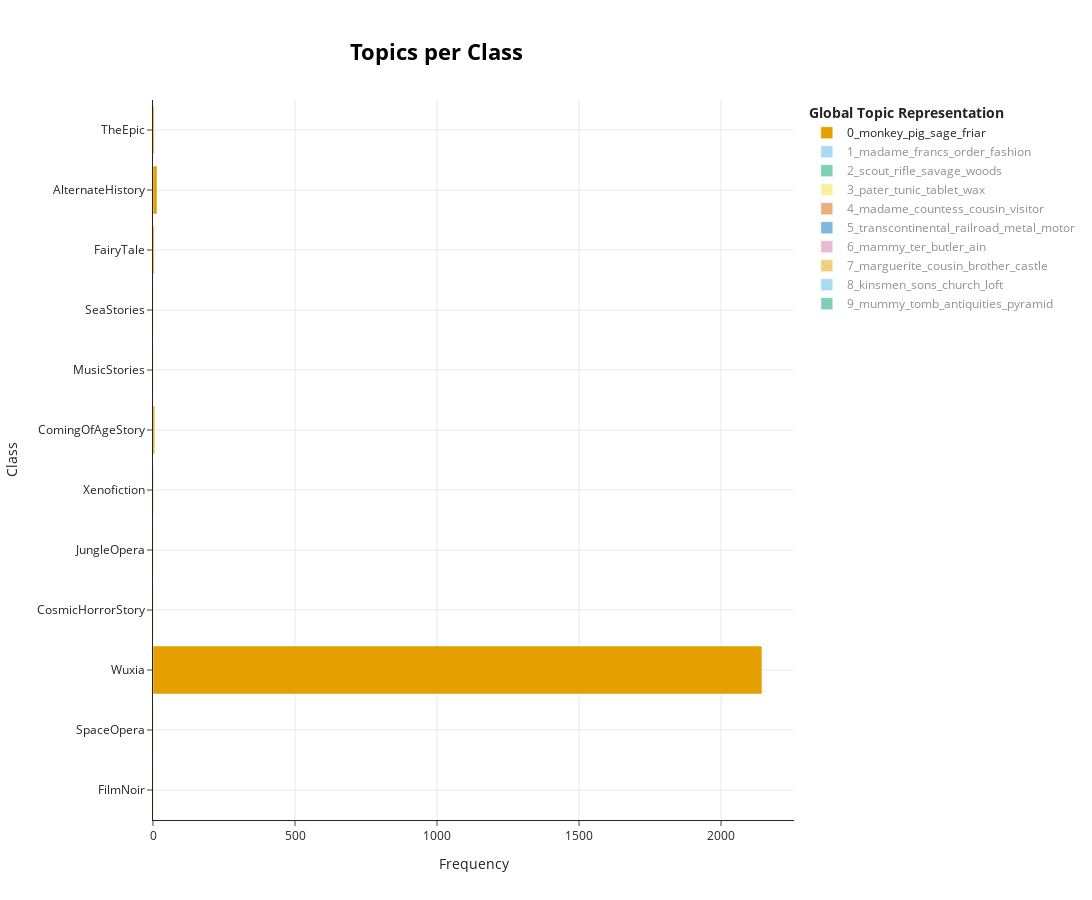

Notebook code cell kept with this figure:
### Code cell
genre_csv = pd.read_csv("lit_goodreads_genre_filtered.csv")
book_genre_map = {book_id: genre_csv[genre_csv["title_id"] == book_id]["Trope"].to_list()[0]  for book_id in set(doc_ids)}
tropes = [book_genre_map[doc_id] for doc_id in doc_ids]

# df = topic_model.get_topic_info()

topics_per_class = topic_model.topics_per_class(docs, tropes)
topic_model.visualize_topics_per_class(topics_per_class)

### Figure 1 — Plotly figure (JSON) as saved in the notebook; plotly's stock layout.template omitted (floating-point values rounded to 4 significant figures)
{"data": [{"hoverinfo": "text", "hovertext": ["<b>Topic 0</b><br>Words: monster, water, old, nonsense, path", "<b>Topic 0</b><br>Words: great, journey, treasure, food, terrible", "<b>Topic 0</b><br>Words: monkey, pig, sage, friar, demon", "<b>Topic 0</b><br>Words: staff, true, earth, brothers, bowl", "<b>Topic 0</b><br>Words: great, journey, treasure, food, terrible", "<b>Topic 0</b><br>Words: palace, emperor, horse, sun, kings", "<b>Topic 0</b><br>Words: monkey, spirit, golden, great, monsters", "<b>Topic 0</b><br>Words: king, local, food, pigs, sea", "<b>Topic 0</b><br>Words: demon, demons, monkeys, hall, flowers", "<b>Topic 0</b><br>Words: monks, monastery, palace, powers, magic", "<b>Topic 0</b><br>Words: monkey, bodhisattva, evil, priest, monster", "<b>Topic 0</b><br>Words: demon, monkeys, horse, clouds, dragons"], "marker": {"color": "#E69F00"}, "name": "0_monkey_pig_sage_friar", "orientation": "h", "type": "bar", "visible": true, "x": [1, 1, 2144, 1, 1, 2, 6, 1, 1, 4, 14, 4], "y": ["FilmNoir", "SpaceOpera", "Wuxia", "CosmicHorrorStory", "JungleOpera", "Xenofiction", "ComingOfAgeStory", "MusicStories", "SeaStories", "FairyTale", "AlternateHistory", "TheEpic"]}, {"hoverinfo": "text", "hovertext": ["<b>Topic 1</b><br>Words: evening, women, pay, mind, day", "<b>Topic 1</b><br>Words: madame, francs, order, fashion, monsieur", "<b>Topic 1</b><br>Words: same, sort, large, little, other", "<b>Topic 1</b><br>Words: order, evening, tone, women, young", "<b>Topic 1</b><br>Words: madame, francs, order, fashion, monsieur", "<b>Topic 1</b><br>Words: young, same, fellow, other, love", "<b>Topic 1</b><br>Words: madame, francs, order, fashion, monsieur", "<b>Topic 1</b><br>Words: women, young, other, present, man", "<b>Topic 1</b><br>Words: air, woman, time, more, word", "<b>Topic 1</b><br>Words: fashion, women, ladies, other, woman", "<b>Topic 1</b><br>Words: little, man, mind, close, great", "<b>Topic 1</b><br>Words: appearance, others, middle, state, business", "<b>Topic 1</b><br>Words: evening, tone, appearance, spite, women", "<b>Topic 1</b><br>Words: evening, midst, furniture, spite, bohemian", "<b>Topic 1</b><br>Words: fashion, evening, furniture, young, front", "<b>Topic 1</b><br>Words: tone, clerk, appearance, round, young", "<b>Topic 1</b><br>Words: madame, fashion, appearance, young, style", "<b>Topic 1</b><br>Words: evening, women, front, carriage, while", "<b>Topic 1</b><br>Words: order, young, front, little, side", "<b>Topic 1</b><br>Words: madame, entire, round, front, same"], "marker": {"color": "#56B4E9"}, "name": "1_madame_francs_order_fashion", "orientation": "h", "type": "bar", "visible": "legendonly", "x": [2, 622, 1, 6, 621, 1, 589, 2, 1, 2, 2, 1, 2, 4, 6, 7, 15, 5, 2, 5], "y": ["FilmNoir", "SpaceOpera", "CosmicHorrorStory", "HistoricalDetectiveFiction", "JungleOpera", "Xenofiction", "ComingOfAgeStory", "HistoricalFiction", "SlipstreamGenre", "PsychologicalThriller", "CriminalProcedural", "MusicStories", "SeaStories", "QueerRomance", "FairyTale", "AlternateHistory", "Cyberpunk", "TheEpic", "SexComedy", "NewWeird"]}, {"hoverinfo": "text", "hovertext": ["<b>Topic 2</b><br>Words: scout, rifle, savage, woods, warrior", "<b>Topic 2</b><br>Words: such, major, cover, men, stream", "<b>Topic 2</b><br>Words: scout, rifle, savage, woods, warrior", "<b>Topic 2</b><br>Words: enemy, cover, men, necessary, deliberate", "<b>Topic 2</b><br>Words: woods, tribe, enemies, enemy, forest", "<b>Topic 2</b><br>Words: scout, rifle, savage, woods, warrior", "<b>Topic 2</b><br>Words: savage, tomahawk, air, friend, place", "<b>Topic 2</b><br>Words: scout, manner, eye, distance, air", "<b>Topic 2</b><br>Words: low, bushes, words, moment, whole", "<b>Topic 2</b><br>Words: countenance, manner, trail, fort, wilderness", "<b>Topic 2</b><br>Words: silent, men, words, many, content"], "marker": {"color": "#009E73"}, "name": "2_scout_rifle_savage_woods", "orientation": "h", "type": "bar", "visible": "legendonly", "x": [557, 1, 555, 2, 4, 560, 2, 3, 2, 8, 1], "y": ["SpaceOpera", "HistoricalDetectiveFiction", "JungleOpera", "Xenofiction", "ComingOfAgeStory", "SeaStories", "FairyTale", "AlternateHistory", "Cyberpunk", "TheEpic", "NewWeird"]}, {"hoverinfo": "text", "hovertext": ["<b>Topic 3</b><br>Words: father, eyes, head, girl, mouth", "<b>Topic 3</b><br>Words: eyes, look, small, mother, road", "<b>Topic 3</b><br>Words: gold, face, help, warm, hand", "<b>Topic 3</b><br>Words: hair, girls, eyes, boy, doctor", "<b>Topic 3</b><br>Words: pater, tunic, tablet, wax, marble", "<b>Topic 3</b><br>Words: slave, boy, boat, doorway, wine", "<b>Topic 3</b><br>Words: water, eyes, head, ship, dark", "<b>Topic 3</b><br>Words: eyes, head, flute, brown, tears", "<b>Topic 3</b><br>Words: eyes, blue, breath, beach, road"], "marker": {"color": "#F0E442"}, "name": "3_pater_tunic_tablet_wax", "orientation": "h", "type": "bar", "visible": "legendonly", "x": [1, 1, 1, 1, 1551, 2, 4, 1, 2], "y": ["SpaceOpera", "CosmicHorrorStory", "Xenofiction", "ComingOfAgeStory", "SeaStories", "QueerRomance", "AlternateHistory", "TheEpic", "NewWeird"]}, {"hoverinfo": "text", "hovertext": ["<b>Topic 4</b><br>Words: little, good, girl, sense, visit", "<b>Topic 4</b><br>Words: madame, countess, cousin, visitor, companion", "<b>Topic 4</b><br>Words: person, more, woman, only, matter", "<b>Topic 4</b><br>Words: madame, countess, cousin, visitor, companion", "<b>Topic 4</b><br>Words: very, afraid, young, person, much", "<b>Topic 4</b><br>Words: little, moment, girl, such, more", "<b>Topic 4</b><br>Words: manner, woman, love, part, other", "<b>Topic 4</b><br>Words: great, friend, moment, good, husbands", "<b>Topic 4</b><br>Words: afraid, husband, ones, poor, little", "<b>Topic 4</b><br>Words: deal, afraid, great, friend, lady", "<b>Topic 4</b><br>Words: husband, much, good, better, sense", "<b>Topic 4</b><br>Words: deal, friend, much, good, sense", "<b>Topic 4</b><br>Words: idea, less, interest, least, pleasant"], "marker": {"color": "#D55E00"}, "name": "4_madame_countess_cousin_visitor", "orientation": "h", "type": "bar", "visible": "legendonly", "x": [1, 759, 1, 762, 3, 1, 1, 2, 2, 1, 4, 3, 1], "y": ["FilmNoir", "SpaceOpera", "HistoricalDetectiveFiction", "JungleOpera", "ComingOfAgeStory", "HistoricalFiction", "GeniusThriller", "SeaStories", "QueerRomance", "FairyTale", "AlternateHistory", "TheEpic", "NewWeird"]}, {"hoverinfo": "text", "hovertext": ["<b>Topic 5</b><br>Words: voice, public, country, job, face", "<b>Topic 5</b><br>Words: voice, desk, smile, face, work", "<b>Topic 5</b><br>Words: steel, voice, job, face, telephone", "<b>Topic 5</b><br>Words: wish, sound, moment, years, engine", "<b>Topic 5</b><br>Words: transcontinental, railroad, metal, motor, steel", "<b>Topic 5</b><br>Words: matter, last, time, price, day", "<b>Topic 5</b><br>Words: metal, plane, job, face, kind"], "marker": {"color": "#0072B2"}, "name": "5_transcontinental_railroad_metal_motor", "orientation": "h", "type": "bar", "visible": "legendonly", "x": [3, 1, 3, 1, 1523, 1, 2], "y": ["SpaceOpera", "CosmicHorrorStory", "Xenofiction", "HistoricalFiction", "AlternateHistory", "Cyberpunk", "NewWeird"]}, {"hoverinfo": "text", "hovertext": ["<b>Topic 6</b><br>Words: house, mind, dress, pleasant, dollars", "<b>Topic 6</b><br>Words: money, ladies, town, girls, house", "<b>Topic 6</b><br>Words: money, carriage, face, heart, mist", "<b>Topic 6</b><br>Words: money, ladies, town, girls, house", "<b>Topic 6</b><br>Words: money, baby, home, town, house", "<b>Topic 6</b><br>Words: ladies, war, old, boys, south", "<b>Topic 6</b><br>Words: war, old, child, pleasant, voice", "<b>Topic 6</b><br>Words: ter, war, baby, house, fer", "<b>Topic 6</b><br>Words: money, war, home, girls, women", "<b>Topic 6</b><br>Words: house, face, mind, say, new", "<b>Topic 6</b><br>Words: mammy, ter, butler, ain, prissy"], "marker": {"color": "#CC79A7"}, "name": "6_mammy_ter_butler_ain", "orientation": "h", "type": "bar", "visible": "legendonly", "x": [1, 4, 2, 5, 6, 4, 1, 1, 3, 1, 1466], "y": ["FilmNoir", "SpaceOpera", "CosmicHorrorStory", "JungleOpera", "Xenofiction", "ComingOfAgeStory", "QueerRomance", "FairyTale", "AlternateHistory", "Cyberpunk", "TheEpic"]}, {"hoverinfo": "text", "hovertext": ["<b>Topic 7</b><br>Words: cousin, brother, lord, bedchamber, chamber", "<b>Topic 7</b><br>Words: much, eyes, own, fool, man", "<b>Topic 7</b><br>Words: such, man, able, blood, word", "<b>Topic 7</b><br>Words: bed, fear, own, man, sure", "<b>Topic 7</b><br>Words: king, men, bed, death, years", "<b>Topic 7</b><br>Words: much, eyes, own, fool, man", "<b>Topic 7</b><br>Words: mouth, face, eyes, man, blood", "<b>Topic 7</b><br>Words: marguerite, cousin, brother, castle, lord", "<b>Topic 7</b><br>Words: brother, brothers, battle, mouth, years", "<b>Topic 7</b><br>Words: king, castle, battle, bed, truth", "<b>Topic 7</b><br>Words: eyes, sure, last, hair, word"], "marker": {"color": "#E69F00"}, "name": "7_marguerite_cousin_brother_castle", "orientation": "h", "type": "bar", "visible": "legendonly", "x": [2, 2, 1, 1, 2, 2, 1, 1445, 4, 5, 1], "y": ["MilitaryScienceFiction", "SpaceOpera", "CosmicHorrorStory", "TheWestern", "HistoricalDetectiveFiction", "JungleOpera", "Xenofiction", "ComingOfAgeStory", "HistoricalFiction", "AlternateHistory", "TheEpic"]}, {"hoverinfo": "text", "hovertext": ["<b>Topic 8</b><br>Words: estate, king, man, face, small", "<b>Topic 8</b><br>Words: children, men, woman, women, lap", "<b>Topic 8</b><br>Words: child, saint, father, husband, son", "<b>Topic 8</b><br>Words: church, father, children, mother, son", "<b>Topic 8</b><br>Words: kinsmen, sons, church, loft, maiden", "<b>Topic 8</b><br>Words: saint, arms, sorrow, man, face", "<b>Topic 8</b><br>Words: father, people, face, little, many", "<b>Topic 8</b><br>Words: father, bed, hearth, birth, pale", "<b>Topic 8</b><br>Words: church, children, bed, boy, young"], "marker": {"color": "#56B4E9"}, "name": "8_kinsmen_sons_church_loft", "orientation": "h", "type": "bar", "visible": "legendonly", "x": [1, 1, 3, 3, 1442, 1, 1, 3, 3], "y": ["SpaceOpera", "TheWestern", "HistoricalDetectiveFiction", "ComingOfAgeStory", "HistoricalFiction", "CriminalProcedural", "QueerRomance", "AlternateHistory", "TheEpic"]}, {"hoverinfo": "text", "hovertext": ["<b>Topic 9</b><br>Words: course, hand, sure, time, good", "<b>Topic 9</b><br>Words: men, night, man, question, evening", "<b>Topic 9</b><br>Words: lady, dear, young, case, fellow", "<b>Topic 9</b><br>Words: husband, object, sand, room, face", "<b>Topic 9</b><br>Words: young, fellow, smile, man, voice", "<b>Topic 9</b><br>Words: mummy, tomb, antiquities, pyramid, pyramids", "<b>Topic 9</b><br>Words: lady, dear, case, fellow, poor", "<b>Topic 9</b><br>Words: tomb, tombs, mummies, brother, young", "<b>Topic 9</b><br>Words: lady, professor, object, men, considerable", "<b>Topic 9</b><br>Words: case, course, men, pharaoh, one", "<b>Topic 9</b><br>Words: face, trifle, arm, man, voice", "<b>Topic 9</b><br>Words: lady, hotel, village, case, considerable", "<b>Topic 9</b><br>Words: husband, form, such, correct, course", "<b>Topic 9</b><br>Words: young, such, face, feet, by", "<b>Topic 9</b><br>Words: case, form, only, work, room", "<b>Topic 9</b><br>Words: lady, such, object, sand, several"], "marker": {"color": "#009E73"}, "name": "9_mummy_tomb_antiquities_pyramid", "orientation": "h", "type": "bar", "visible": "legendonly", "x": [1, 1, 3, 3, 1, 1368, 2, 5, 2, 3, 2, 2, 8, 2, 3, 3], "y": ["MilitaryScienceFiction", "FilmNoir", "SpaceOpera", "CosmicHorrorStory", "TheWestern", "HistoricalDetectiveFiction", "JungleOpera", "ComingOfAgeStory", "HistoricalFiction", "PsychologicalThriller", "QueerRomance", "FairyTale", "AlternateHistory", "Cyberpunk", "TheEpic", "NewWeird"]}], "layout": {"height": 900, "hoverlabel": {"bgcolor": "white", "font": {"family": "Rockwell", "size": 16}}, "legend": {"title": {"text": "<b>Global Topic Representation"}}, "title": {"font": {"color": "Black", "size": 22}, "text": "<b>Topics per Class</b>", "x": 0.4, "xanchor": "center", "y": 0.95, "yanchor": "top"}, "width": 1250, "xaxis": {"showgrid": true, "title": {"text": "Frequency"}}, "yaxis": {"showgrid": true, "title": {"text": "Class"}}}}
